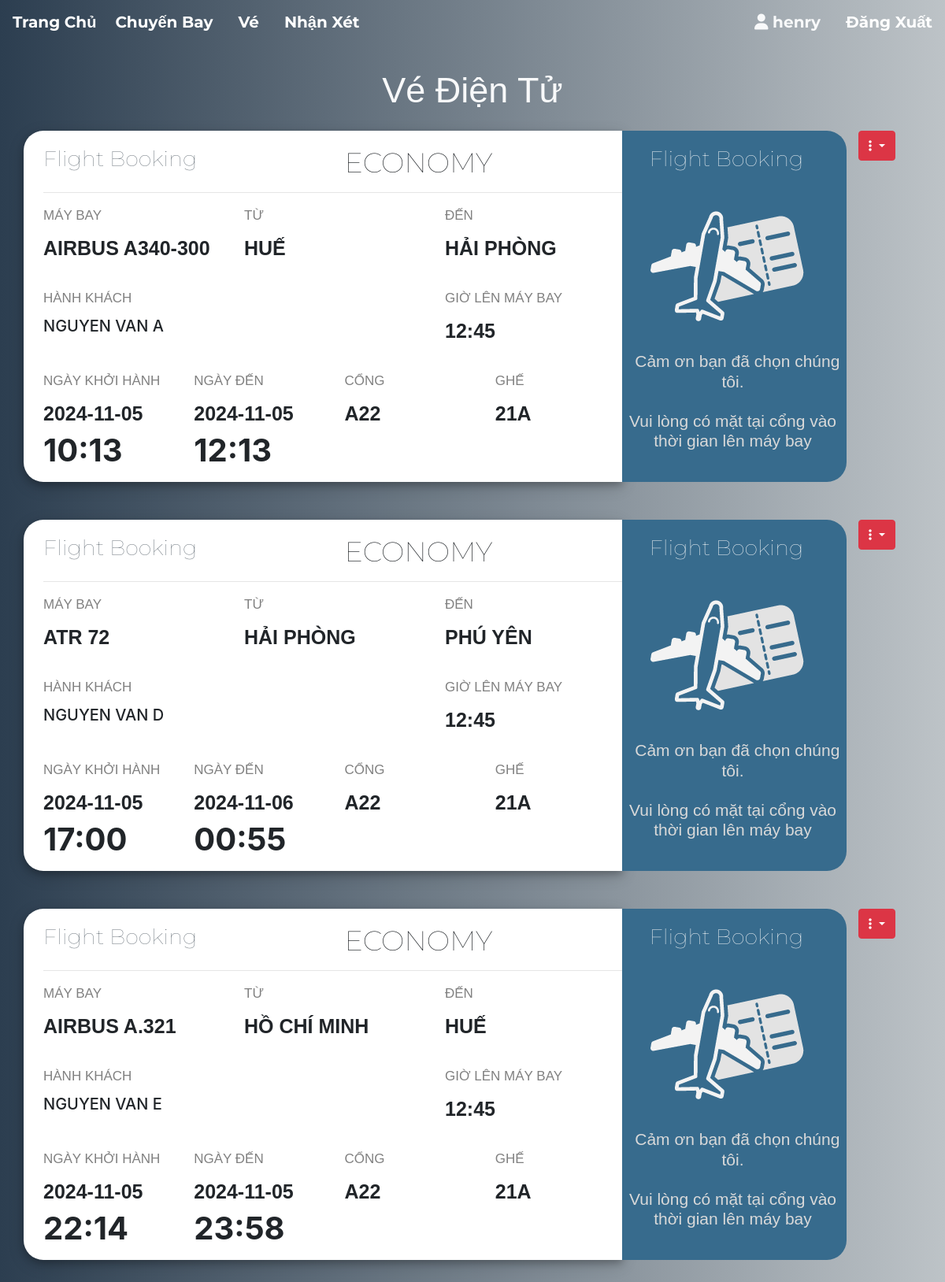
The page /ticket.php (signed in) on the database its author committed.
### tables this page shows
CREATE TABLE `ticket` (
  `ticket_id` int(11) NOT NULL,
  `passenger_id` int(11) NOT NULL,
  `flight_id` int(11) NOT NULL,
  `user_id` int(11) NOT NULL,
  `seat_no` varchar(10) NOT NULL,
  `cost` int(11) NOT NULL,
  `class` varchar(3) NOT NULL
);

CREATE TABLE `flight` (
  `flight_id` int(11) NOT NULL,
  `admin_id` int(11) NOT NULL,
  `arrivale` datetime NOT NULL,
  `departure` datetime NOT NULL,
  `Destination` varchar(50) NOT NULL,
  `source` varchar(50) NOT NULL,
  `airline` varchar(20) NOT NULL,
  `Seats` varchar(110) NOT NULL,
  `duration` varchar(20) NOT NULL,
  `Price` int(20) NOT NULL,
  `status` varchar(6) DEFAULT NULL,
  `issue` varchar(50) DEFAULT NULL,
  `last_seat` varchar(5) DEFAULT '',
  `bus_seats` int(11) DEFAULT '20',
  `last_bus_seat` varchar(5) DEFAULT ''
);

CREATE TABLE `passenger_profile` (
  `passenger_id` int(11) NOT NULL,
  `user_id` int(11) NOT NULL,
  `flight_id` int(11) NOT NULL,
  `mobile` varchar(110) NOT NULL,
  `dob` datetime NOT NULL,
  `f_name` varchar(20) DEFAULT NULL,
  `m_name` varchar(20) DEFAULT NULL,
  `l_name` varchar(20) DEFAULT NULL
);

### helpers/helper.php (called while the page is built)
<?php
function subview($file){
	$file = __DIR__.'/../sub-views/'.$file;
	include $file;
}

### ticket.php (the view, shortened to what this page needs)
<?php include_once 'helpers/helper.php'; ?>
<?php subview('header.php'); ?>
<main>
  <?php if(isset($_SESSION['userId'])) {
    require 'helpers/init_conn_db.php';
    ?>
    <div class="container mb-5">
    <h1 class="text-center text-light mt-4 mb-4">Vé Điện Tử</h1>
      <?php
      $sql = 'SELECT * FROM Ticket WHERE user_id=?';
      $stmt = mysqli_stmt_init($conn);
      if(!mysqli_stmt_prepare($stmt,$sql)) {
          header('Location: ticket.php?error=sqlerror');
          exit();
      } else {
          mysqli_stmt_bind_param($stmt,'i',$_SESSION['userId']);
          mysqli_stmt_execute($stmt);
          $result = mysqli_stmt_get_result($stmt);
          while ($row = mysqli_fetch_assoc($result)) {
            $sql_p = 'SELECT * FROM Passenger_profile WHERE passenger_id=?';
            $stmt_p = mysqli_stmt_init($conn);
            if(!mysqli_stmt_prepare($stmt_p,$sql_p)) {
                header('Location: ticket.php?error=sqlerror');
                exit();
            } else {
                mysqli_stmt_bind_param($stmt_p,'i',$row['passenger_id']);
                mysqli_stmt_execute($stmt_p);
                $result_p = mysqli_stmt_get_result($stmt_p);
                if($row_p = mysqli_fetch_assoc($result_p)) {
                  $sql_f = 'SELECT * FROM Flight WHERE flight_id=?';
                  $stmt_f = mysqli_stmt_init($conn);
                  if(!mysqli_stmt_prepare($stmt_f,$sql_f)) {
                      header('Location: ticket.php?error=sqlerror');
                      exit();
                  } else {
                      mysqli_stmt_bind_param($stmt_f,'i',$row['flight_id']);
                      mysqli_stmt_execute($stmt_f);
                      $result_f = mysqli_stmt_get_result($stmt_f);
                      if($row_f = mysqli_fetch_assoc($result_f)) {
                        $date_time_dep = $row_f['departure'];
                        $date_dep = substr($date_time_dep,0,10);
                        $time_dep = substr($date_time_dep,10,6) ;
                        $date_time_arr = $row_f['arrivale'];
                        $date_arr = substr($date_time_arr,0,10);
                        $time_arr = substr($date_time_arr,10,6) ;
                        if($row['class'] === 'E') {
                            $class_txt = 'ECONOMY';
                        } else if($row['class'] === 'B') {
                            $class_txt = 'BUSINESS';
                        }
                        echo '
                        <div class="row mb-5">
                        <div class="col-8 out">
                            <div class="row ">
                                <div class="col">
                                    <h2 class="text-secondary mb-0 brand">
                                        Flight Booking</h2>
                                </div>
                                <div class="col">
                                    <h2 class="mb-0">'.$class_txt.'</h2>
                                </div>
                            </div>
                            <hr>
                            <div class="row mb-3">
                                <div class="col-4">
                                    <p class="head">Máy Bay</p>
                                    <p class="txt">'.$row_f['airline'].'</p>
                                </div>
                                <div class="col-4">
                                    <p class="head">Từ</p>
                                    <p class="txt">'.$row_f['source'].'</p>
                                </div>
                                <div class="col-4">
                                    <p class="head">Đến</p>
                                    <p class="txt">'.$row_f['Destination'].'</p>
                                </div>
                            </div>
                            <div class="row mb-3">
                                <div class="col-8">
                                    <p class="head">Hành khách</p>
                                    <p class=" h5 text-uppercase">
                                    '.$row_p['f_name'].' '.$row_p['m_name'].' '.$row_p['l_name'].'
                                    </p>
                                </div>
                                <div class="col-4">
                                    <p class="head">giờ lên máy bay </p>
                                    <p class="txt">12:45</p>
                                </div>
                            </div>
                            <div class="row">
                                <div class="col-3">
                                    <p class="head">Ngày Khởi Hành</p>
                                    <p class="txt mb-1">'.$date_dep.'</p>
                                    <p class="h1 font-weight-bold mb-3">'.$time_dep.'</p>
                                </div>
                                <div class="col-3">
                                    <p class="head">Ngày Đến</p>
                                    <p class="txt mb-1">'.$date_arr.'</p>
                                    <p class="h1 font-weight-bold mb-3">'.$time_arr.'</p>
                                </div>
                                <div class="col-3">
                                    <p class="head">cổng</p>
                                    <p class="txt">A22</p>
                                </div>
                                <div class="col-3">
                                    <p class="head">ghế</p>
                                    <p class="txt">'.$row['seat_no'].'</p>
                                </div>
                            </div>
                        </div>
                        <div class="col-3 pl-0" style="background-color:#376b8d !important;
                            padding:20px; border-top-right-radius: 25px; border-bottom-right-radius: 25px;">
                            <div class="row">
                                <div class="col">
                                <h2 class="text-light text-center brand">
                                    Flight Booking</h2>
                                </div>
                            </div>
                            <div class="row justify-content-center">
                                <div class="col-12">
                                    <img src="assets/images/airtic.png" class="mx-auto d-block"
                                    height="200px" width="200px" alt="">
                                </div>
                            </div>
                            <div class="row">
                                <h3 class="text-light2 text-center mt-2 mb-0 pl-3">
                                &nbsp Cảm ơn bạn đã chọn chúng tôi. </br> </br>
                                    Vui lòng có mặt tại cổng vào thời gian lên máy bay</h3>
                            </div>
                        </div>
                        <div class="col-1">
                            <div class="dropdown">
                                <button class="btn btn-danger dropdown-toggle" type="button"
                                    id="dropdownMenuButton" data-toggle="dropdown"
                                    aria-haspopup="true" aria-expanded="false">
                                    <i class="fa fa-ellipsis-v"></i> </td>
                                </button>
                                            value='.$row['ticket_id'].'>
                                            value='.$row['ticket_id'].'>
                            </div>
                        </div>
                        </div>
                      ' ;
                      }
                  }
                }
            }
          }
      }
       ?>
    </div>
  </main>
  <?php } ?>
  <?php subview('footer.php'); ?>

### sub-views/header.php (shortened to what this page needs)
<!doctype html>
<html lang="en">
    <head>
        <link rel="stylesheet" href="https://stackpath.bootstrapcdn.com/font-awesome/4.7.0/css/font-awesome.min.css">
        <link rel="stylesheet" href="https://stackpath.bootstrapcdn.com/bootstrap/4.5.2/css/bootstrap.min.css">
    </head>
    <body>
        <nav class="navbar navbar-expand-lg navbar-dark bg-transparent ">
        <a class="navbar-brand" href="index.php"><h5>Trang Chủ</h5>
        </a>
        <div class="collapse navbar-collapse" id="navbarSupportedContent">
            <ul class="navbar-nav mr-auto">
            <?php if(isset($_SESSION['userId'])) { ?>
                <li class="nav-item pr-3">
                    <a class="nav-link" href="my_flights.php">
                        <h5>Chuyến Bay</h5>
                    </a>
                </li>
                <li class="nav-item pr-3">
                    <a class="nav-link" href="ticket.php">
                        <h5> Vé</h5>
                    </a>
                </li>
            <?php } ?>
                <li class="nav-item pr-3">
                    <a class="nav-link" href="feedback.php">
                        <h5>Nhận Xét</h5>
                    </a>
                </li>
            </ul>
            <?php
            if(isset($_SESSION['userId'])) {
                echo '
                <ul  class="nav navbar-nav navbar-right">
                    <li class="nav-item mr-3">
                            <h5 class=" text-light">
                            <i class="ml-1 fa fa-user text-light"></i>
                            '.$_SESSION['userUid'].'
                            </h5>
                    </li>
                    <li class="nav-item ml-3">
                        <form action="includes/logout.inc.php" class="logout_form" method="POST">
                        <button class="astext"  type="submit">
                            <h5> Đăng Xuất </h5>
                            </button>
                        </form>
                    </li>
                </ul>    ';
            }
            ?>
        </div>
        </nav>

### sub-views/footer.php (shortened to what this page needs)
  </body>
</html>

### sub-views/header.php (style rules this page uses)
.astext { background:none; border:none; margin:0; padding:0; cursor: pointer; }
h5 { color: white; font-weight: bold; font-size: 20px ; font-family: 'Montserrat', sans-serif; }

### ticket.php (style rules this page uses)
body { background: #bdc3c7; background: -webkit-linear-gradient(to right, #2c3e50, #bdc3c7); background: linear-gradient(to right, #2c3e50, #bdc3c7); }
h2.brand { font-size: 27px !important; }
p.head { text-transform: uppercase; font-family: arial; font-size: 17px; margin-bottom: 10px ; color: grey; }
p.txt { text-transform: uppercase; font-family: arial; font-size: 25px; font-weight: bolder; }
.out { border-top-left-radius: 25px; border-bottom-left-radius: 25px; box-shadow: 0 4px 8px 0 rgba(0, 0, 0, 0.2), 0 6px 20px 0 rgba(0, 0, 0, 0.19); background-color: white; padding-left: 25px; padding-right: 0px; padding-top: 20px; }
h2 { font-weight: lighter !important; font-size: 35px !important; margin-bottom: 20px; font-family: 'Montserrat', sans-serif; font-weight: bolder; }
.text-light2 { color: #d9d9d9; }
h3 { font-size: 21px !important; margin-bottom: 20px; font-family: Tahoma, sans-serif; font-weight: lighter; }
h1 { font-weight: lighter !important; font-size: 45px !important; margin-bottom: 20px; font-family: 'Arial', sans-serif; font-weight: bolder; }

### rows shown on the page
ticket: class "ECONOMY", flight.airline "AIRBUS A340-300", flight.source "HUẾ", flight.Destination "HẢI PHÒNG", passenger.f_name "NGUYEN", passenger.m_name "VAN", passenger.l_name "A", flight.departure "2024-11-05", flight.departure "10:13", flight.arrivale "2024-11-05", flight.arrivale "12:13", seat_no "21A"
ticket: class "ECONOMY", flight.airline "ATR 72", flight.source "HẢI PHÒNG", flight.Destination "PHÚ YÊN", passenger.f_name "NGUYEN", passenger.m_name "VAN", passenger.l_name "D", flight.departure "2024-11-05", flight.departure "17:00", flight.arrivale "2024-11-06", flight.arrivale "00:55", seat_no "21A"
ticket: class "ECONOMY", flight.airline "AIRBUS A.321", flight.source "HỒ CHÍ MINH", flight.Destination "HUẾ", passenger.f_name "NGUYEN", passenger.m_name "VAN", passenger.l_name "E", flight.departure "2024-11-05", flight.departure "22:14", flight.arrivale "2024-11-05", flight.arrivale "23:58", seat_no "21A"

### other values the page prints
$_SESSION['userUid'] "henry"
